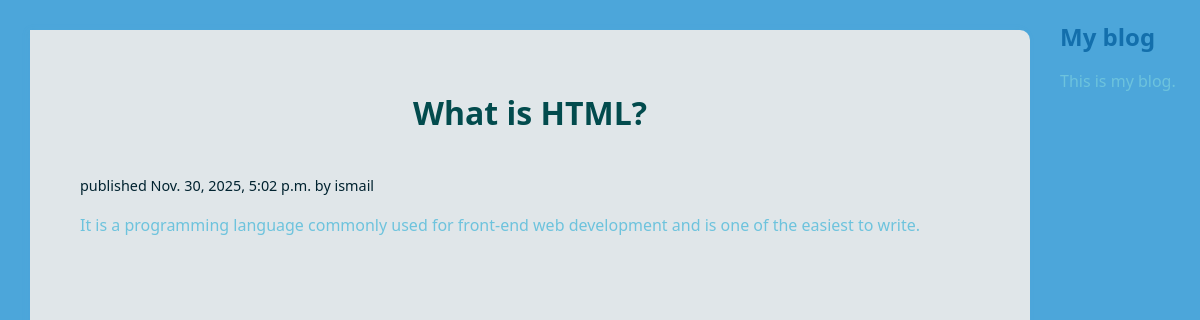
Screenshot of /blog/2025/11/30/what-is-html with the database file from the repository.
### blog/models.py (models this page shows, shortened)
class Post(models.Model):
    class Status(models.TextChoices):
        DRAFT = 'DF' , 'Draft'
        PUBLISHED= 'PB', 'Published'
    titel = models.CharField(max_length=100)
    slug = models.SlugField(max_length=100 , unique_for_date='publish')
    author = models.ForeignKey(User, on_delete=models.CASCADE, related_name='blog_posts')
    body = models.TextField()
    publish = models.DateTimeField(default=timezone.now)
    created = models.DateTimeField(auto_now_add=True)
    updated = models.DateTimeField(auto_now=True)
    status = models.CharField(max_length=2, choices=Status.choices, default=Status.DRAFT )
    class Meta:
        ordering = ['-publish']
        indexes = [
            models.Index(fields=['-publish']),
        ]

### blog/views.py (the view)
# urls.py: path('<int:year>/<int:month>/<int:day>/<slug:post>' , views.post_detail , name='post_detail')
def post_detail(request, year, month, day, post):
    post = get_object_or_404(Post,
                            slug=post,
                            publish__year=year,
                            publish__month=month,
                            publish__day=day,
                            status=Post.Status.PUBLISHED)
    return render(request , 'blog/post/detail.html', {'post': post})

### blog/templates/blog/post/detail.html (shortened to what this page needs)
{% extends "blog/base.html" %}
{% block content %}
    <h1>{{ post.titel  }}</h1>
    <p class="date">
    published {{ post.publish }} by {{ post.author }}
    </p>
    {{ post.body|linebreaks }}
{% endblock %}

### blog/static/css/blog.css (style rules this page uses)
body { font-family: 'Segoe UI', Tahoma, Geneva, Verdana, sans-serif; background: #4ca6da; color: #2e77b3; margin: 0; padding: 0; display: flex; min-height: 100vh; }
h1 { color: #024b4d; text-align: center; margin-bottom: 40px; font-weight: 700; }
.date { font-size: 0.9rem; color: #012330; margin-bottom: 15px; }
p, .post-body { line-height: 1.6; font-size: 1rem; color: #6dc3dd; }

### rows the page displays
Post: titel "What is HTML?", publish "Nov. 30, 2025, 5:02 p.m.", author "ismail", body "It is a programming language commonly used for front-end web development and is one of the easiest to write."
